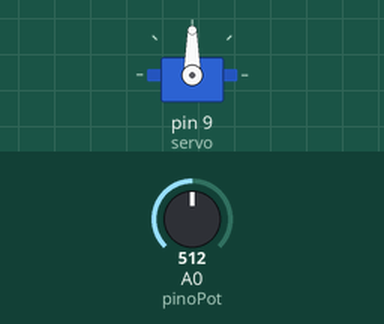
Bench run of a sketch on a simulated Arduino Uno, built with avr-gcc and run on an emulated ATmega328P. On the bench: servo. The test bench sets the inputs (shaded band); at power-on: A0 (pinoPot) = 512.

Above: at 1.2 s.
1.3 s: A0 (pinoPot) set to 716
At 2.4 s:
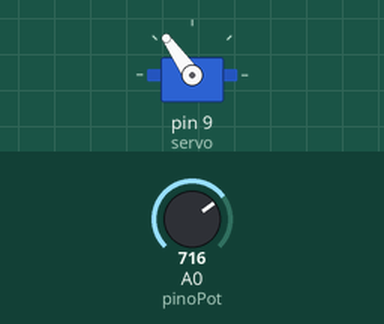
2.8 s: A0 (pinoPot) set to 900
At 3.3 s:
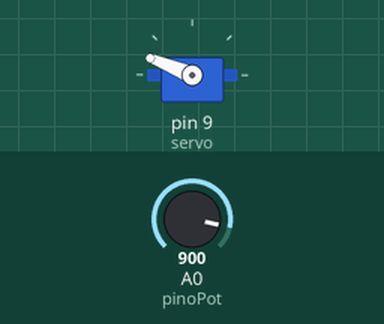
4.3 s: A0 (pinoPot) set to 1023
At 4.7 s:
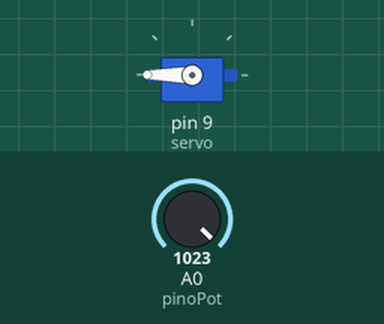
5.8 s: A0 (pinoPot) set to 306
At 6.8 s:
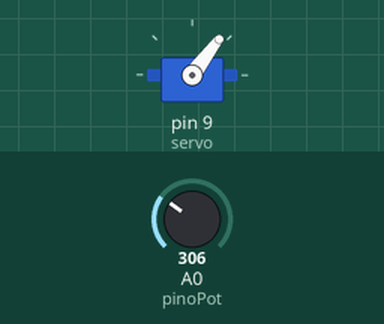
7.3 s: A0 (pinoPot) set to 122
At 8.2 s:
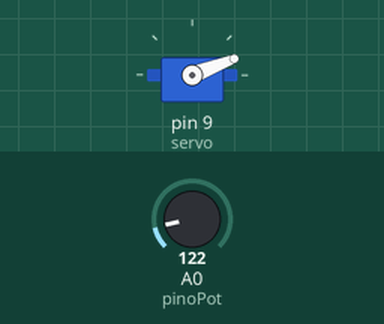
Timing chart, 0 to 9.8 s (numbered marks = the images above; inputs shaded):
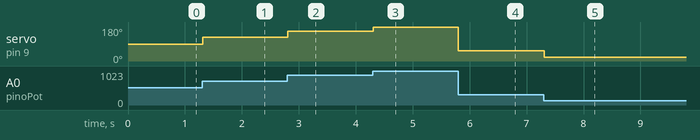

The sketch:

controlandoUmMotor.ino
```cpp
#include <Servo.h>

Servo servo;

int pinoPot = A0;
int valorPot;

void setup() {
  servo.attach(9);
}

void loop() {
  valorPot = analogRead(pinoPot);
  valorPot = map(valorPot, 0,1023,0,180);
  servo.write(valorPot);
  delay(15);
}
```

Measured:
- after the input at 1.3 s, servo on pin 9 (servo): 90° → 125° at once
- after the input at 2.8 s, servo on pin 9 (servo): 125° → 158° at once
- after the input at 4.3 s, servo on pin 9 (servo): 158° → 180° at once
- after the input at 5.8 s, servo on pin 9 (servo): 180° → 53° at once
- after the input at 7.3 s, servo on pin 9 (servo): 53° → 21° at once
